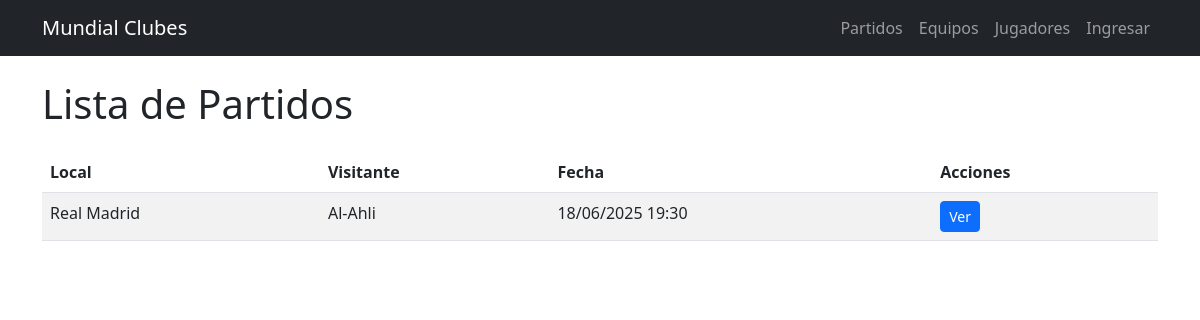
The page / on the database its author committed.
### partidos/models.py (models this page shows, shortened)
class Partido(models.Model):
    local = models.ForeignKey(Equipo, on_delete=models.CASCADE, related_name='partidos_local')
    visitante = models.ForeignKey(Equipo, on_delete=models.CASCADE, related_name='partidos_visitante')
    estadio = models.ForeignKey(Estadio, on_delete=models.CASCADE)
    fecha = models.DateTimeField()
    goles_local = models.PositiveIntegerField(default=0)
    goles_visitante = models.PositiveIntegerField(default=0)
    finalizado = models.BooleanField(default=False)
    grupo = models.CharField(max_length=1)

class Equipo(models.Model):
    nombre = models.CharField(max_length=100)
    escudo = models.ImageField(upload_to='escudos/', null=True, blank=True)
    pais = models.CharField(max_length=100)
    grupo = models.CharField(max_length=1)

### partidos/views.py (the view)
# urls.py: path('', views.PartidoListView.as_view(), name='lista_partidos'),
class PartidoListView(ListView):
    model = Partido
    template_name = 'partidos/lista_partidos.html'
    context_object_name = 'partidos'
    def get_queryset(self):
        return Partido.objects.select_related(
            'local', 'visitante', 'estadio'
        ).prefetch_related(
            Prefetch('eventos', queryset=EventoPartido.objects.select_related('jugador')),
            Prefetch('comentarios', queryset=ComentarioPartido.objects.select_related('usuario'))
        ).order_by('-fecha')

### partidos/templates/partidos/lista_partidos.html (shortened to what this page needs)
{% extends 'partidos/base.html' %}
{% block content %}
<h1 class="mb-4">Lista de Partidos</h1>
<table class="table table-striped">
    <thead>
        <tr>
            <th>Local</th>
            <th>Visitante</th>
            <th>Fecha</th>
            <th>Acciones</th>
        </tr>
    </thead>
    <tbody>
        {% for partido in partidos %}
        <tr>
            <td>{{ partido.local.nombre }}</td>
            <td>{{ partido.visitante.nombre }}</td>
            <td>{{ partido.fecha|date:"d/m/Y H:i" }}</td>
            <td>
                <a href="{% url 'partidos:detalle_partido' partido.id %}" class="btn btn-sm btn-primary">Ver</a>
            </td>
        </tr>
        {% empty %}
        <tr>
            <td colspan="4">No hay partidos programados</td>
        </tr>
        {% endfor %}
    </tbody>
</table>
{% endblock %}

### rows shown on the page
Partido: local.nombre "Real Madrid", visitante.nombre "Al-Ahli", fecha "18/06/2025 19:30"
